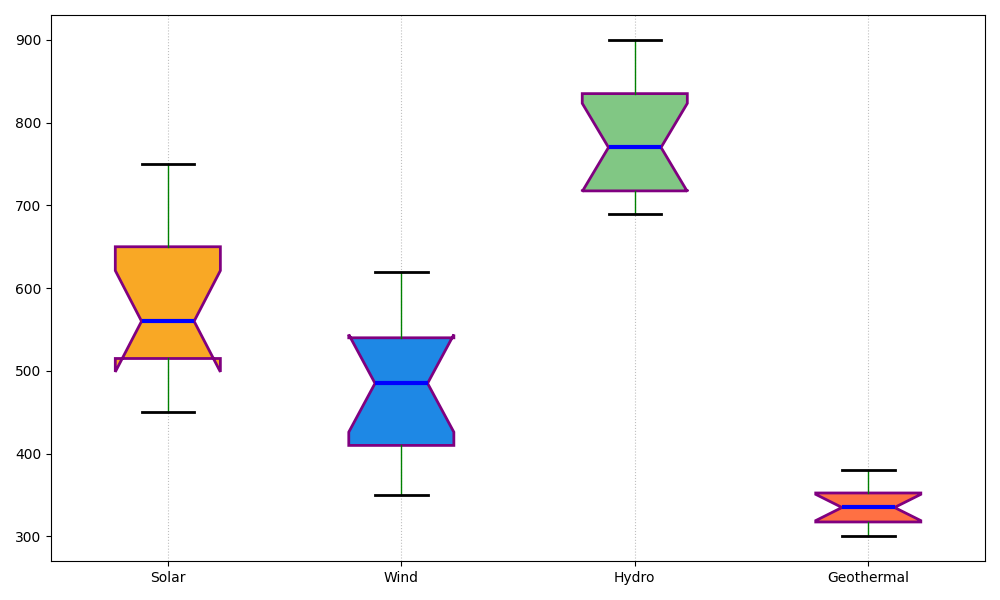

Write the Python code that produced this figure.
import matplotlib.pyplot as plt
import numpy as np

# Data for Monthly Production Outputs in Megawatt-hours (MWh)
solar = [450, 520, 495, 530, 600, 680, 750, 720, 640, 580, 540, 500]
wind = [350, 380, 410, 480, 520, 570, 620, 590, 530, 490, 450, 410]
hydro = [700, 690, 720, 750, 800, 850, 900, 870, 830, 790, 750, 710]
geothermal = [310, 300, 320, 330, 350, 360, 380, 370, 350, 340, 320, 310]

data = [solar, wind, hydro, geothermal]
colors = ['#f9a825', '#1e88e5', '#81c784', '#ff7043']

fig, ax = plt.subplots(figsize=(10, 6))

# Plot a vertical boxplot with customized colors
bp = ax.boxplot(data, vert=True, patch_artist=True, notch=True, whis=2.0,
                boxprops=dict(color='purple', linewidth=2.0),
                whiskerprops=dict(color='green', linewidth=1.0),
                capprops=dict(color='black', linewidth=2.0),
                medianprops=dict(color='blue', linewidth=3),
                flierprops=dict(marker='x', color='orange', alpha=0.7))

# Set colors for each box
for patch, color in zip(bp['boxes'], colors):
    patch.set_facecolor(color)

ax.set_xticklabels(['Solar', 'Wind', 'Hydro', 'Geothermal'])

ax.yaxis.grid(False)
plt.grid(axis='x', linestyle=':', color='grey', alpha=0.5)

plt.tight_layout()
plt.show()
